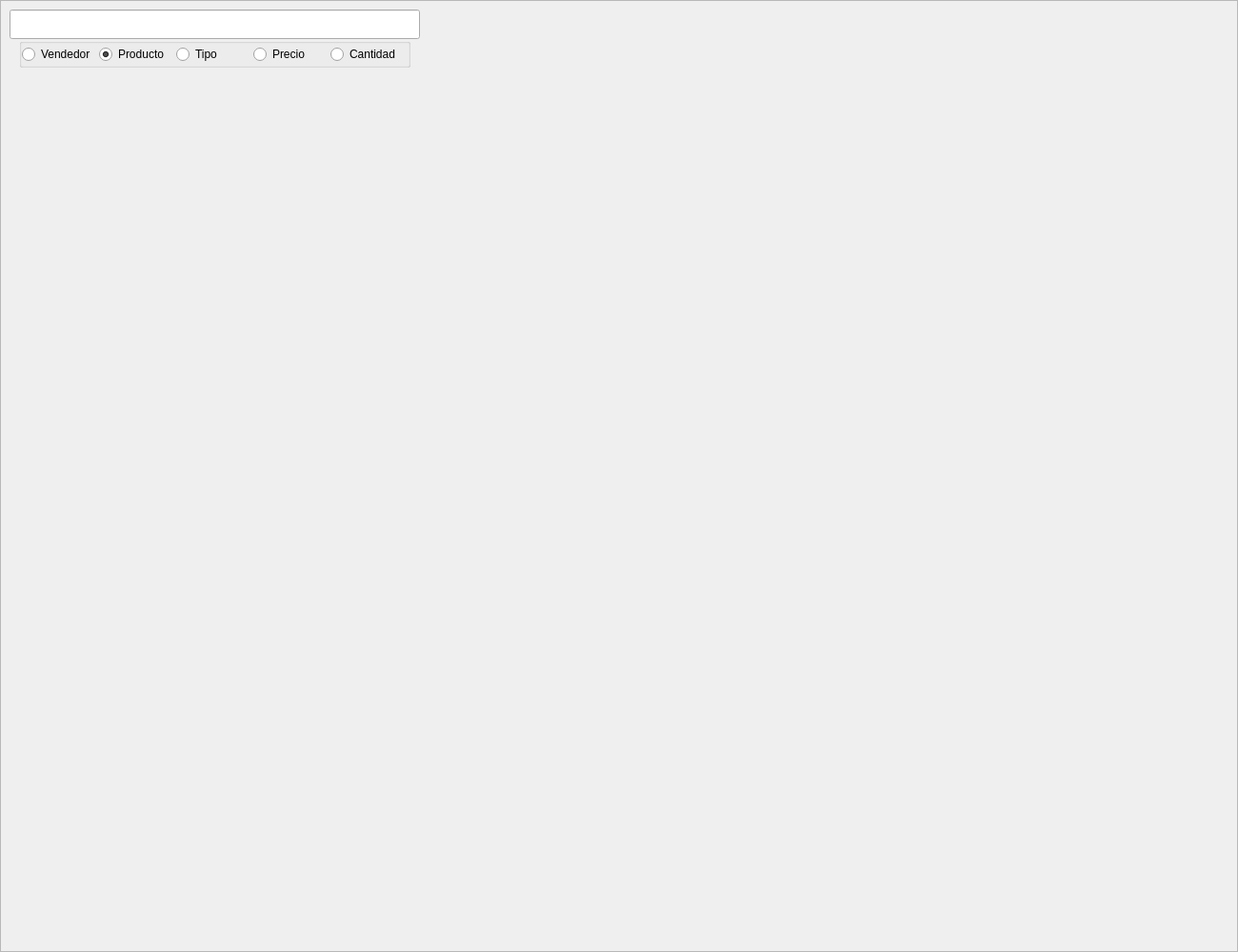
                 <widget class="QWidget" name="scrollAreaWidgetContents">
                  <property name="geometry">
                   <rect>
                    <x>0</x>
                    <y>0</y>
                    <width>1300</width>
                    <height>1000</height>
                   </rect>
                  </property>
                  <layout class="QVBoxLayout" name="verticalLayout_2">
                   <property name="spacing">
                    <number>0</number>
                   </property>
                   <property name="leftMargin">
                    <number>0</number>
                   </property>
                   <property name="topMargin">
                    <number>0</number>
                   </property>
                   <property name="rightMargin">
                    <number>0</number>
                   </property>
                   <property name="bottomMargin">
                    <number>0</number>
                   </property>
                   <item>
                    <widget class="QFrame" name="frame_8">
                     <property name="minimumSize">
                      <size>
                       <width>1300</width>
                       <height>1000</height>
                      </size>
                     </property>
                     <property name="frameShape">
                      <enum>QFrame::StyledPanel</enum>
                     </property>
                     <property name="frameShadow">
                      <enum>QFrame::Raised</enum>
                     </property>
                     <widget class="QLineEdit" name="lineEdit">
                      <property name="geometry">
                       <rect>
                        <x>10</x>
                        <y>10</y>
                        <width>431</width>
                        <height>31</height>
                       </rect>
                      </property>
                      <property name="text">
                       <string/>
                      </property>
                      <property name="placeholderText">
                       <string/>
                      </property>
                      <property name="cursorMoveStyle">
                       <enum>Qt::VisualMoveStyle</enum>
                      </property>
                      <property name="clearButtonEnabled">
                       <bool>true</bool>
                      </property>
                     </widget>
                     <widget class="QGroupBox" name="groupBox">
                      <property name="geometry">
                       <rect>
                        <x>20</x>
                        <y>40</y>
                        <width>411</width>
                        <height>31</height>
                       </rect>
                      </property>
                      <property name="title">
                       <string/>
                      </property>
                      <layout class="QGridLayout" name="gridLayout_3">
                       <property name="leftMargin">
                        <number>0</number>
                       </property>
                       <property name="topMargin">
                        <number>0</number>
                       </property>
                       <property name="rightMargin">
                        <number>0</number>
                       </property>
                       <property name="bottomMargin">
                        <number>0</number>
                       </property>
                       <property name="spacing">
                        <number>0</number>
                       </property>
                       <item row="0" column="1">
                        <widget class="QRadioButton" name="radioButton">
                         <property name="text">
                          <string>Producto</string>
                         </property>
                         <property name="checked">
                          <bool>true</bool>
                         </property>
                        </widget>
                       </item>
                       <item row="0" column="2">
                        <widget class="QRadioButton" name="radioButton_5">
                         <property name="text">
                          <string>Tipo</string>
                         </property>
                        </widget>
                       </item>
                       <item row="0" column="0">
                        <widget class="QRadioButton" name="radioButton_2">
                         <property name="text">
                          <string>Vendedor</string>
                         </property>
                        </widget>
                       </item>
                       <item row="0" column="4">
                        <widget class="QRadioButton" name="radioButton_3">
                         <property name="text">
                          <string>Precio</string>
                         </property>
                        </widget>
                       </item>
                       <item row="0" column="5">
                        <widget class="QRadioButton" name="radioButton_4">
                         <property name="text">
                          <string>Cantidad</string>
                         </property>
                        </widget>
                       </item>
                      </layout>
                     </widget>
                    </widget>
                   </item>
                  </layout>
                 </widget>
